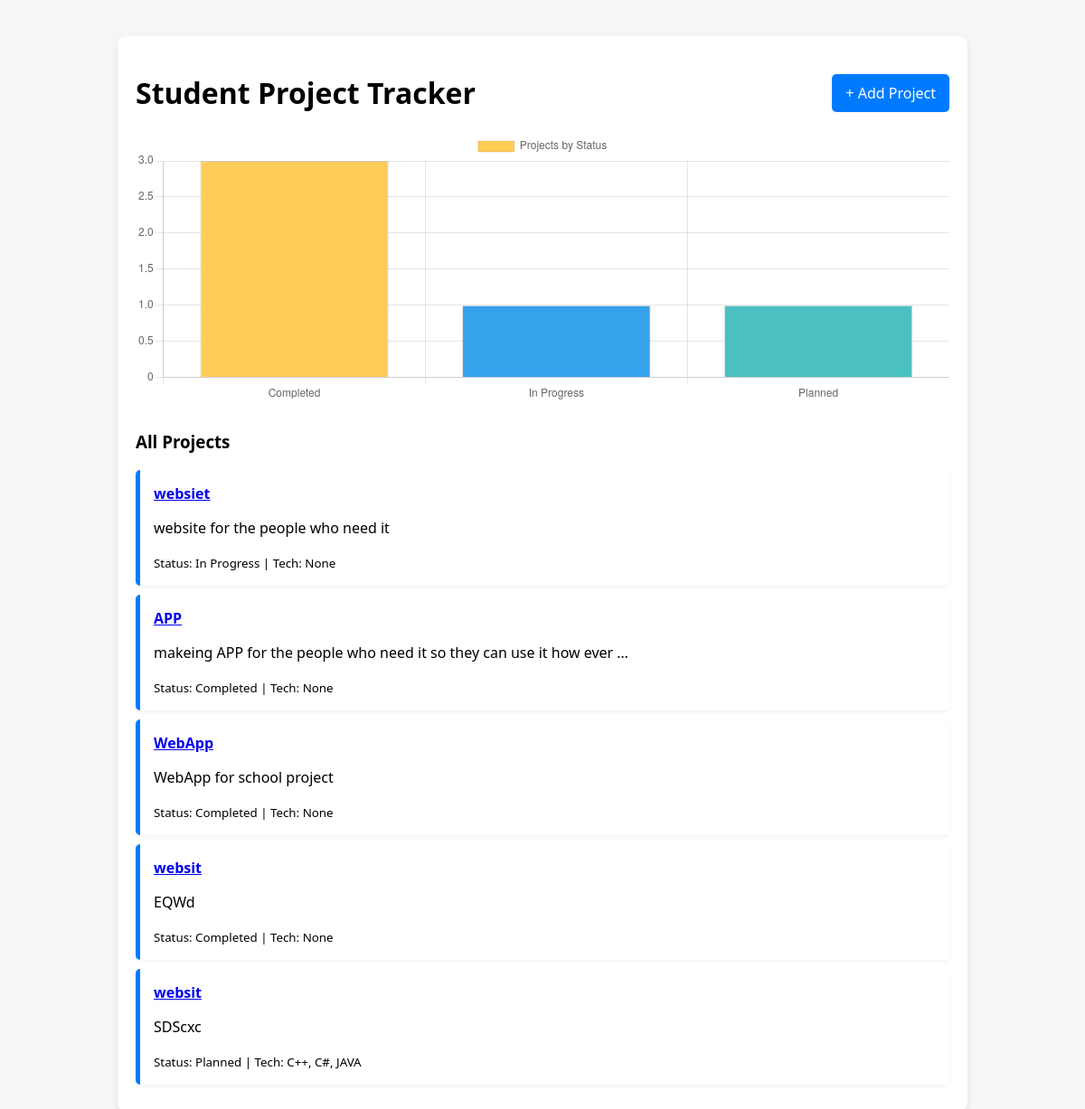
The page / on the database its author committed.
### tracker/models.py (models this page shows, shortened)
class Project(models.Model):
    STATUS_CHOICES = [
        ('Planned', 'Planned'),
        ('In Progress', 'In Progress'),
        ('Completed', 'Completed'),
    ]
    name = models.CharField(max_length=255)
    description = models.TextField()
    status = models.CharField(max_length=20, choices=STATUS_CHOICES, default='Planned')
    technology = models.ManyToManyField(Technology, blank=True)  # <-- change here
    what_i_learned = models.TextField()

class Technology(models.Model):
    name = models.CharField(max_length=100)

### tracker/views.py (the view)
# urls.py: path('', ProjectListView.as_view(), name='project_list'),
class ProjectListView(ListView):
    model = Project
    template_name = 'tracker/project_list.html'
    context_object_name = 'projects'
    def get_context_data(self, **kwargs):
        context = super().get_context_data(**kwargs)
        stats = Project.objects.values('status').annotate(count=Count('id'))
        context['labels'] = [s['status'] for s in stats]
        context['counts'] = [s['count'] for s in stats]
        return context

### templates/tracker/project_list.html (shortened to what this page needs)
<!DOCTYPE html>
<html>
<head>
</head>
<body>
    <div class="container">
        <div class="header">
            <h1>Student Project Tracker</h1>
            <a href="{% url 'project_add' %}" class="btn">+ Add Project</a>
        </div>
        <div class="chart-container">
            <canvas id="statusChart"></canvas>
        </div>
        <h3>All Projects</h3>
        {% for project in projects %}
            <div class="card">
                <strong><a href="{% url 'project_detail' project.id %}">{{ project.name }}</a></strong>
                <p>{{ project.description|truncatewords:15 }}</p>
                <small>Status: {{ project.status }} | Tech:
                    {% for tech in project.technology.all %}
                        {{ tech.name }}{% if not forloop.last %}, {% endif %}
                    {% empty %}
                        None
                    {% endfor %}
                </small>
            </div>
        {% endfor %}
    </div>
    <script>
        const ctx = document.getElementById('statusChart').getContext('2d');
        new Chart(ctx, {
            type: 'bar',
            data: {
                labels: {{ labels|safe }},
                datasets: [{
                    label: 'Projects by Status',
                    data: {{ counts|safe }},
                    backgroundColor: ['#ffcd56', '#36a2eb', '#4bc0c0'],
                    borderWidth: 1
                }]
            },
            options: {
                responsive: true,
                maintainAspectRatio: false,
                animation: { duration: 2000, easing: 'easeOutQuart' },
                scales: { y: { beginAtZero: true } }
            }
        });
    </script>
</body>
</html>

### templates/tracker/project_list.html (style rules this page uses)
body { font-family: 'Segoe UI', sans-serif; background: #f4f7f6; margin: 40px; }
.container { max-width: 900px; margin: auto; background: white; padding: 20px; border-radius: 10px; box-shadow: 0 4px 6px rgba(0,0,0,0.1); }
.header { display: flex; justify-content: space-between; align-items: center; }
.card { border-left: 5px solid #007bff; background: #fff; margin-bottom: 10px; padding: 15px; border-radius: 5px; box-shadow: 0 2px 4px rgba(0,0,0,0.05); }
.btn { background: #007bff; color: white; padding: 10px 15px; text-decoration: none; border-radius: 5px; }
.chart-container { width: 100%; height: 300px; margin-bottom: 30px; }

### rows shown on the page
Project: name "websiet", description "website for the people who need it", status "In Progress"
Project: name "APP", description "makeing APP for the people who need it so they can use it how ever …", status "Completed"
Project: name "WebApp", description "WebApp for school project", status "Completed"
Project: name "websit", description "EQWd", status "Completed"
Project: name "websit", description "SDScxc", status "Planned"
Technology: name "C++"
Technology: name "C#"
Technology: name "JAVA"

### other values the page prints
chart data {{ labels|safe }} ['Completed', 'In Progress', 'Planned']
chart data {{ counts|safe }} [3, 1, 1]
